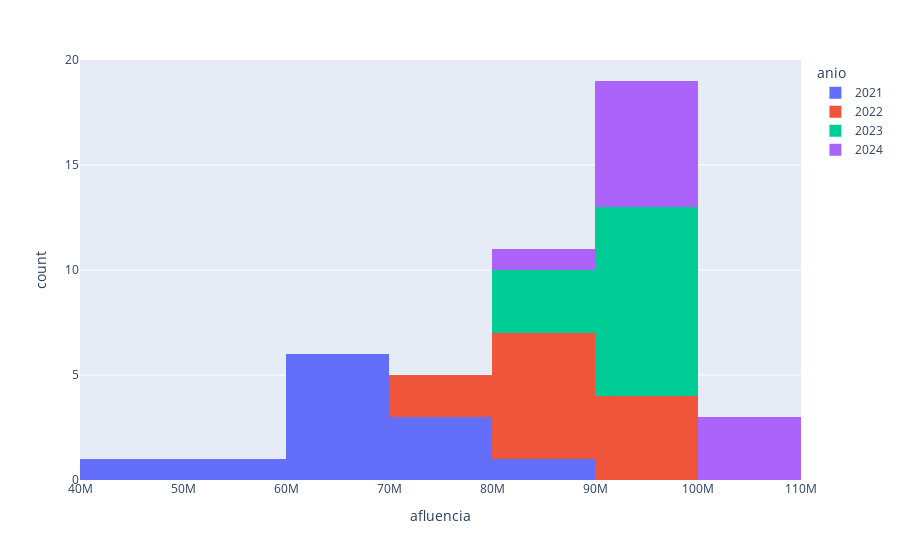

Source (notebook cell):
### Code cell
graf1d = aflue.pivot_table(index=["anio","mes"], values= "afluencia", aggfunc="sum").reset_index()

fig = px.histogram(graf1d, x="afluencia", color="anio")  # crear un histograma
fig.show()  # crear gráfico de dispersión

### Figure 1 — Plotly figure (JSON) as saved in the notebook; plotly's stock layout.template omitted (floating-point values rounded to 4 significant figures)
{"data": [{"alignmentgroup": "True", "bingroup": "x", "hovertemplate": "anio=2021<br>afluencia=%{x}<br>count=%{y}<extra></extra>", "legendgroup": "2021", "marker": {"color": "#636efa", "pattern": {"shape": ""}}, "name": "2021", "offsetgroup": "2021", "orientation": "v", "showlegend": true, "type": "histogram", "x": [62577359, 67964499, 84154004, 41033642, 50436321, 69822069, 63410819, 65449779, 62689975, 78483883, 78122952, 70154247], "xaxis": "x", "yaxis": "y"}, {"alignmentgroup": "True", "bingroup": "x", "hovertemplate": "anio=2022<br>afluencia=%{x}<br>count=%{y}<extra></extra>", "legendgroup": "2022", "marker": {"color": "#EF553B", "pattern": {"shape": ""}}, "name": "2022", "offsetgroup": "2022", "orientation": "v", "showlegend": true, "type": "histogram", "x": [82897274, 90184617, 89981293, 70563670, 72052555, 80680662, 88424030, 88358374, 91245641, 91831197, 95094480, 88794502], "xaxis": "x", "yaxis": "y"}, {"alignmentgroup": "True", "bingroup": "x", "hovertemplate": "anio=2023<br>afluencia=%{x}<br>count=%{y}<extra></extra>", "legendgroup": "2023", "marker": {"color": "#00cc96", "pattern": {"shape": ""}}, "name": "2023", "offsetgroup": "2023", "orientation": "v", "showlegend": true, "type": "histogram", "x": [86639757, 97667492, 90759617, 87266174, 86696037, 90692404, 92973425, 99399033, 96485575, 93718684, 97568900, 95458911], "xaxis": "x", "yaxis": "y"}, {"alignmentgroup": "True", "bingroup": "x", "hovertemplate": "anio=2024<br>afluencia=%{x}<br>count=%{y}<extra></extra>", "legendgroup": "2024", "marker": {"color": "#ab63fa", "pattern": {"shape": ""}}, "name": "2024", "offsetgroup": "2024", "orientation": "v", "showlegend": true, "type": "histogram", "x": [96878736, 100871754, 88383838, 92368691, 95493323, 94248064, 90667167, 101016462, 109754838, 99805237], "xaxis": "x", "yaxis": "y"}], "layout": {"barmode": "relative", "legend": {"title": {"text": "anio"}, "tracegroupgap": 0}, "margin": {"t": 60}, "xaxis": {"anchor": "y", "domain": [0, 1], "title": {"text": "afluencia"}}, "yaxis": {"anchor": "x", "domain": [0, 1], "title": {"text": "count"}}}}
